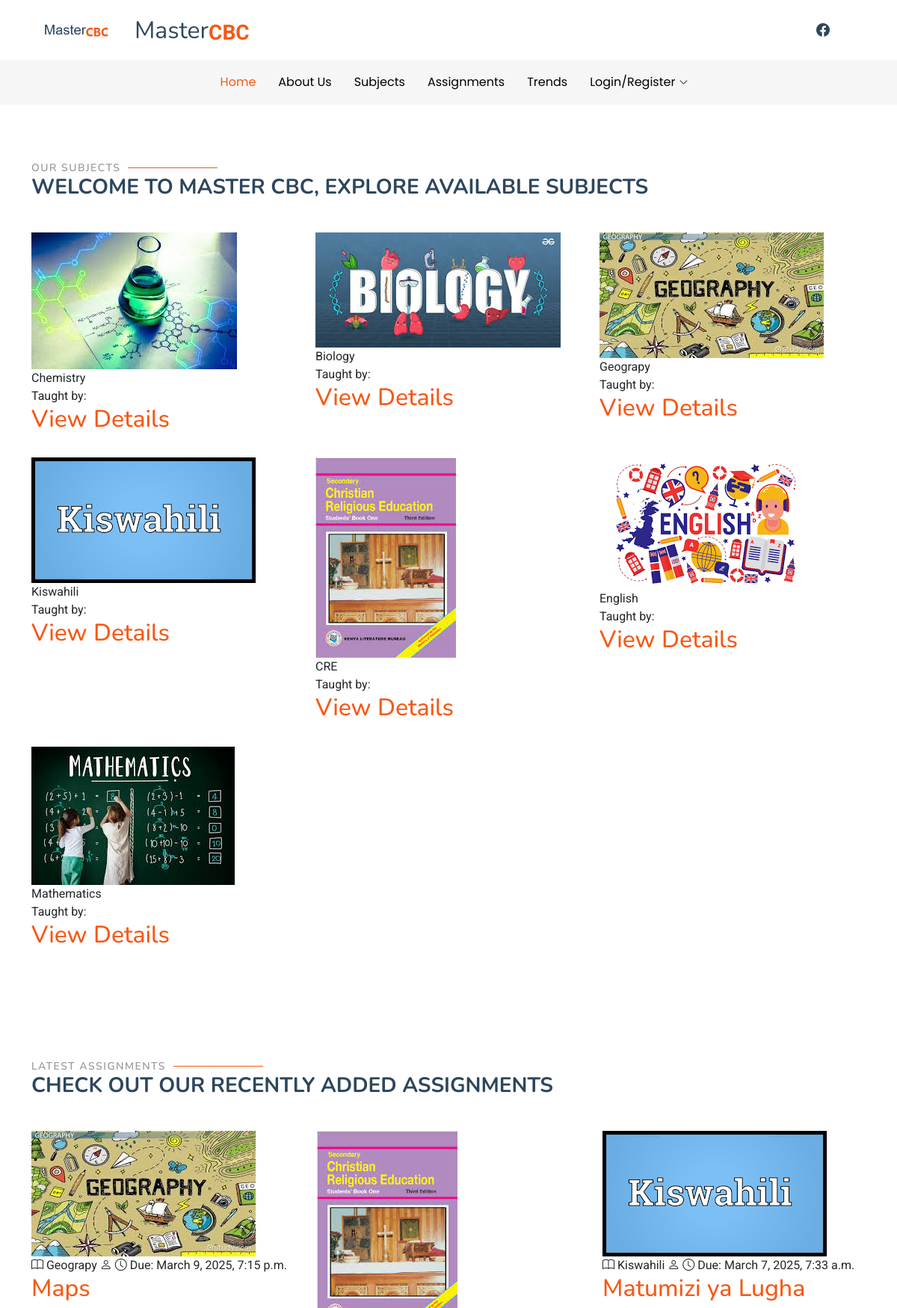
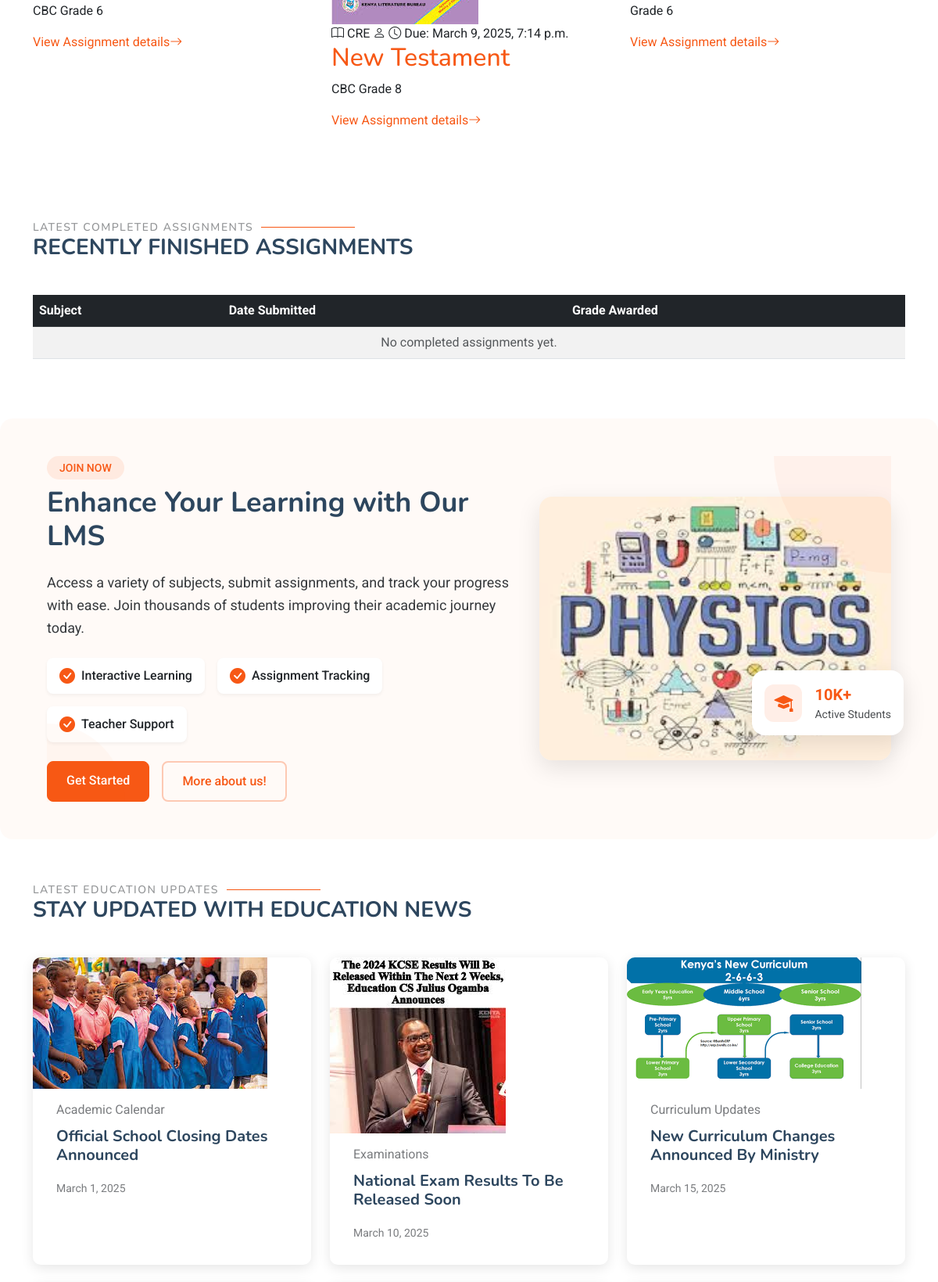
The page / (upper part) on the database its author committed (2 pictures, top to bottom).
### myapp/models.py (models this page shows, shortened)
class Subject(models.Model):
    name = models.CharField(max_length=100, default='Chemistry')
    description = models.TextField(default='CBC')
    image = models.ImageField(upload_to='subjects/', blank=True, null=True)

class Assignment(models.Model):
    title = models.CharField(max_length=255, default='Our Subjects')
    description = models.TextField(default='CBC')
    subject = models.ForeignKey(Subject, on_delete=models.CASCADE)
    teacher = models.ForeignKey(User, on_delete=models.CASCADE)
    due_date = models.DateTimeField(default=timezone.now)
    created_at = models.DateTimeField(default=timezone.now)
    updated_at = models.DateTimeField(auto_now=True)
    status = models.CharField(max_length=20, choices=[('Pending', 'Pending'), ('Completed', 'Completed')], default='Pending')
    file = models.FileField(upload_to='assignments/', blank=True, null=True)

### myapp/views.py (the view)
# urls.py: path('', views.home_page, name='home_page'),
def home_page(request):
    subjects = Subject.objects.all()
    assignments = Assignment.objects.all().order_by('-created_at')
    latest_done_assignments = Submission.objects.filter(
        status='Completed'
    ).select_related('assignment__subject').order_by('-submitted_at')[:5]
    context = {
        'subjects': subjects,
        'assignments': assignments,
        'latest_done_assignments': latest_done_assignments,
    }
    return render(request, "index.html", context)

### templates/index.html (shortened to what this page needs)
{% extends 'base.html' %}
{% load static %}
{% block Content %}
  <main class="main">
    {% load static %}
<section id="subjects-section" class="category-section section">
  <div class="container section-title" data-aos="fade-up">
    <h2>Our Subjects</h2>
    <div><span class="description-title">Welcome to Master CBC, Explore Available Subjects</span></div>
  </div>
  <div class="container" data-aos="fade-up" data-aos-delay="100">
    <div class="row gy-4 mb-4">
      {% for subject in subjects %}
      <div class="col-lg-4">
        <article class="featured-subject">
          <div class="subject-img">
            {% if subject.image %}
              <img src="{{ subject.image.url }}" alt="{{ subject.name }}" class="img-fluid">
            {% else %}
              <img src="{% static 'default-image.jpg' %}" alt="No Image Available" class="img-fluid">
            {% endif %}
          </div>
          <div class="subject-content">
            <div class="subject-meta">
              <span class="subject-name">{{ subject.name }}</span>
              <div class="teacher-meta">
                <span class="teacher-name">Taught by: {{ subject.teacher.name }}</span>
              </div>
            </div>
            <h2 class="title">
              <a href="{% url 'myapp:subject_detail' subject.id %}">View Details</a>
            </h2>
          </div>
        </article>
      </div>
      {% empty %}
      <p class="text-muted">No subjects added yet.</p>
      {% endfor %}
    </div>
  </div>
</section>
<section id="latest-assignments" class="featured-posts section">
  <div class="container section-title" data-aos="fade-up">
    <h2>Latest Assignments</h2>
    <div><span>Check Out</span> <span class="description-title">our recently added assignments</span></div>
  </div>
  <div class="container" data-aos="fade-up" data-aos-delay="100">
    <div class="assignments-slider swiper init-swiper">
      <div class="swiper-wrapper">
        {% for assignment in assignments %}
        <div class="swiper-slide">
          <div class="assignment-item">
            {% if assignment.subject.image %}
            <img src="{{ assignment.subject.image.url }}" alt="{{ assignment.subject.name }}">
          {% else %}
            <img src="{% static 'static\assets\img\subjects\cemm.jpg' %}" alt="No Image Available">
          {% endif %}
            <div class="assignment-content">
              <div class="assignment-meta">
                <span><i class="bi bi-book"></i> {{ assignment.subject.name }}</span>
                <span><i class="bi bi-person"></i> {{ assignment.teacher.name }}</span>
                <span><i class="bi bi-clock"></i> Due: {{ assignment.due_date }}</span>
              </div>
              <h2><a href="{% url 'myapp:assignment_detail' assignment.id %}">{{ assignment.title }}</a></h2>
              <p>{{ assignment.description|truncatewords:20 }}</p>
              <a href="{% url 'myapp:assignment_detail' assignment.id %}" class="read-more">View Assignment details<i class="bi bi-arrow-right"></i></a>
            </div>
          </div>
        </div>
        {% empty %}
        <p class="text-muted">No assignments available.</p>
        {% endfor %}
      </div>
    </div>
  </div>
</section>
<section id="completed-assignments" class="featured-posts section">
  <div class="container section-title" data-aos="fade-up">
    <h2>Latest Completed Assignments</h2>
    <div><span>Recently Finished</span> <span class="description-title">Assignments</span></div>
  </div>
  <div class="container" data-aos="fade-up" data-aos-delay="100">
    <div class="table-responsive">
      <table class="table table-striped">
        <thead class="table-dark">
          <tr>
            <th>Subject</th>
            <th>Date Submitted</th>
            <th>Grade Awarded</th>
          </tr>
        </thead>
        <tbody>
          {% for submission in latest_done_assignments %}
          <tr>
            <td>{{ submission.assignment.subject.name }}</td>
            <td>{{ submission.submitted_at|date:"M d, Y" }}</td>
            <td>{{ submission.grade|default:"Not Graded" }}</td>
          </tr>
          {% empty %}
          <tr>
            <td colspan="3" class="text-center text-muted">No completed assignments yet.</td>
          </tr>
          {% endfor %}
        </tbody>
      </table>
    </div>
  </div>
</section>
    <section id="call-to-action-2" class="call-to-action-2 section">
      <div class="container" data-aos="fade-up" data-aos-delay="100">
        <div class="advertise-1 d-flex flex-column flex-lg-row gap-4 align-items-center position-relative">
          <div class="content-left flex-grow-1" data-aos="fade-right" data-aos-delay="200">
            <span class="badge text-uppercase mb-2">Join Now</span>
            <h2>Enhance Your Learning with Our LMS</h2>
            <p class="my-4">Access a variety of subjects, submit assignments, and track your progress with ease. Join thousands of students improving their academic journey today.</p>
            <div class="features d-flex flex-wrap gap-3 mb-4">
              <div class="feature-item">
                <i class="bi bi-check-circle-fill"></i>
                <span>Interactive Learning</span>
              </div>
              <div class="feature-item">
                <i class="bi bi-check-circle-fill"></i>
                <span>Assignment Tracking</span>
              </div>
              <div class="feature-item">
                <i class="bi bi-check-circle-fill"></i>
                <span>Teacher Support</span>
              </div>
            </div>
            <div class="cta-buttons d-flex flex-wrap gap-3">
              <a href="{% url 'myapp:register' %}" class="btn btn-primary">Get Started</a>
              <a href="{% url 'myapp:about' %}" class="btn btn-outline">More about us!</a>
            </div>
          </div>
          <div class="content-right position-relative" data-aos="fade-left" data-aos-delay="300">
            <img src="{% static 'assets\img\subjects\pisicc.jpg' %}" alt="LMS Platform" class="img-fluid rounded-4">
            <div class="floating-card">
              <div class="card-icon">
                <i class="bi bi-mortarboard-fill"></i>
              </div>
              <div class="card-content">
                <span class="stats-number">10K+</span>
                <span class="stats-text">Active Students</span>
              </div>
            </div>
          </div>
          <div class="decoration">
            <div class="circle-1"></div>
            <div class="circle-2"></div>
          </div>
        </div>
      </div>
    </section>
    <section id="latest-education-updates" class="latest-posts section">
      <div class="container section-title" data-aos="fade-up">
        <h2>Latest Education Updates</h2>
        <div><span>Stay Updated With</span> <span class="description-title">Education News</span></div>
      </div>
      <div class="container" data-aos="fade-up" data-aos-delay="100">
        <div class="row gy-4">
          <div class="col-lg-4">
            <article>
              <div class="post-img">
                <img src="{% static 'assets/img/person/person-f-14.jpg' %}" alt="School Closing Dates" class="img-fluid">
              </div>
              <p class="post-category">Academic Calendar</p>
              <h2 class="title">
                <a href="blog-details.html">Official School Closing Dates Announced</a>
              </h2>
              <div class="d-flex align-items-center">
                <p class="post-date">
                  <time datetime="2025-03-01">March 1, 2025</time>
                </p>
              </div>
            </article>
          </div>
          <div class="col-lg-4">
            <article>
              <div class="post-img">
                <img src="{% static 'assets/img/person/person-f-15.jpg' %}" alt="National Exam Results" class="img-fluid">
              </div>
              <p class="post-category">Examinations</p>
              <h2 class="title">
                <a href="blog-details.html">National Exam Results To Be Released Soon</a>
              </h2>
              <div class="d-flex align-items-center">
                <p class="post-date">
                  <time datetime="2025-03-10">March 10, 2025</time>
                </p>
              </div>
            </article>
          </div>
          <div class="col-lg-4">
            <article>
              <div class="post-img">
                <img src="{% static 'assets/img/person/person-f-16.png' %}" alt="New Curriculum Update" class="img-fluid">
              </div>
              <p class="post-category">Curriculum Updates</p>
              <h2 class="title">
                <a href="blog-details.html">New Curriculum Changes Announced By Ministry</a>
              </h2>
              <div class="d-flex align-items-center">
                <p class="post-date">
                  <time datetime="2025-03-15">March 15, 2025</time>
                </p>
              </div>
            </article>
          </div>
        </div>
      </div>
    </section>
  </main>
</body>
{% endblock %}

### templates/base.html (shortened to what this page needs)
{% load static %}
<!DOCTYPE html>
<html lang="en">
<head>
  <link href="{% static 'assets/vendor/bootstrap/css/bootstrap.min.css' %}" rel="stylesheet">
  <link href="{% static 'assets/vendor/bootstrap-icons/bootstrap-icons.css' %}" rel="stylesheet">
  <link href="{% static 'assets/vendor/aos/aos.css' %}" rel="stylesheet">
  <link href="{% static 'assets/vendor/swiper/swiper-bundle.min.css' %}" rel="stylesheet">
  <link href="{% static 'assets/vendor/glightbox/css/glightbox.min.css' %}" rel="stylesheet">
  <link rel="stylesheet" href="https://cdn.jsdelivr.net/npm/bootstrap@5.3.0/dist/css/bootstrap.min.css">
  <link href="{% static 'assets/css/main.css' %}" rel="stylesheet">
</head>
<body class="index-page">
{% include 'header.html' %}
<main class="main">
  {% block Content %}{% endblock %}
</body>
</html>

### templates/header.html (shortened to what this page needs)
{% load static %}
<header id="header" class="header position-relative">
    <div class="container-fluid container-xl position-relative">
      <div class="top-row d-flex align-items-center justify-content-between">
        <a href="{% url 'myapp:home_page' %}" class="logo d-flex align-items-end">
          <img src="assets/img/logo.png" alt="">
          <h1 class="sitename">Master </h1><span>CBC</span>
        </a>
        <div class="d-flex align-items-center">
          <div class="social-links">
            <a href="#" class="facebook"><i class="bi bi-facebook"></i></a>
          </div>
        </div>
      </div>
    </div>
    <div class="nav-wrap">
      <div class="container d-flex justify-content-center position-relative">
        <nav id="navmenu" class="navmenu">
          <ul>
            <li><a href="{% url 'myapp:home_page' %}" class="active">Home</a></li>
            <li><a href="{% url 'myapp:about' %}">About Us</a></li>
            <li><a href="{% url 'myapp:home_page' %}#subjects-section">Subjects</a></li>
            <li><a href="{% url 'myapp:home_page' %}#latest-assignments">Assignments</a></li>
            <li><a href="{% url 'myapp:home_page' %}#latest-education-updates">Trends</a></li>
            <li class="dropdown">
              <a href="#"><span>Login/Register</span> <i class="bi bi-chevron-down toggle-dropdown"></i></a>
          </li>
          </ul>
        </nav>
      </div>
    </div>
  </header>

### templates/footer.html (shortened to what this page needs)
{% load static %}

### rows shown on the page
Subject: image (picture), name "Chemistry"
Subject: image (picture), name "Biology"
Subject: image (picture), name "Geograpy"
Subject: image (picture), name "Kiswahili"
Subject: image (picture), name "CRE"
Subject: image (picture), name "English"
Subject: image (picture), name "Mathematics"
Assignment: subject.image (picture), subject.name "Geograpy", due_date "March 9, 2025, 7:15 p.m.", title "Maps", description "CBC Grade 6"
Assignment: subject.image (picture), subject.name "CRE", due_date "March 9, 2025, 7:14 p.m.", title "New Testament", description "CBC Grade 8"
Assignment: subject.image (picture), subject.name "Kiswahili", due_date "March 7, 2025, 7:33 a.m.", title "Matumizi ya Lugha", description "Grade 6"
